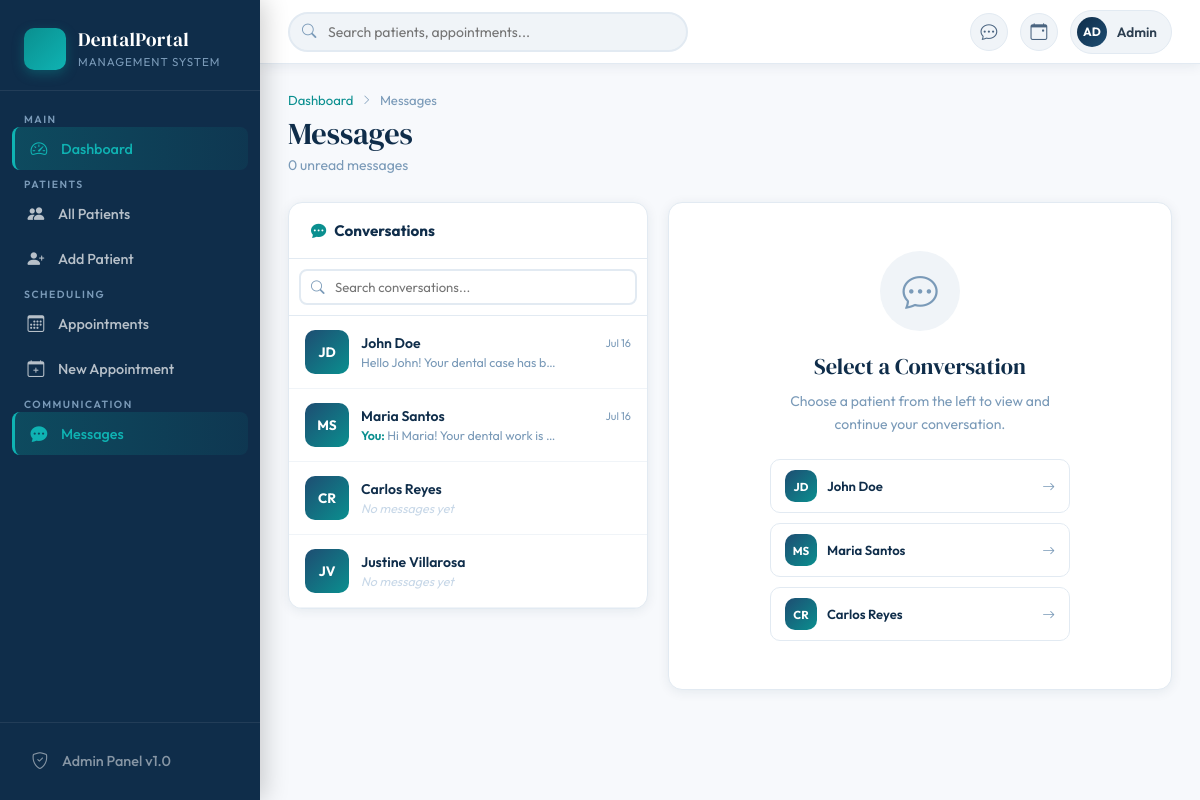
Page /messages/index.php on the committed database.
### tables this page shows
CREATE TABLE IF NOT EXISTS customers (
    id INT AUTO_INCREMENT PRIMARY KEY,
    customer_name VARCHAR(255) NOT NULL,
    phone_number VARCHAR(30) NOT NULL,
    email VARCHAR(255) DEFAULT NULL,
    address TEXT DEFAULT NULL,
    date_created DATETIME DEFAULT CURRENT_TIMESTAMP,
    notes TEXT DEFAULT NULL
);

### messages/index.php (the view, shortened to what this page needs)
<?php
include "../db_conn.php";
$conversations = $conn->query("
    SELECT c.id, c.customer_name, c.phone_number,
           COUNT(m.id) as total_msgs,
           SUM(CASE WHEN m.is_read = 0 AND m.sender = 'customer' THEN 1 ELSE 0 END) as unread,
           MAX(m.date_sent) as last_msg_time,
           (SELECT message FROM messages WHERE customer_id = c.id ORDER BY date_sent DESC LIMIT 1) as last_message,
           (SELECT sender FROM messages WHERE customer_id = c.id ORDER BY date_sent DESC LIMIT 1) as last_sender
    FROM customers c
    LEFT JOIN messages m ON m.customer_id = c.id
    GROUP BY c.id
    ORDER BY last_msg_time DESC, c.customer_name ASC
")->fetchAll();
$total_unread = $conn->query("SELECT COUNT(*) FROM messages WHERE is_read = 0 AND sender = 'customer'")->fetchColumn();
?>
<!DOCTYPE html>
<html lang="en">
<head>
    <link href="https://cdn.jsdelivr.net/npm/bootstrap-icons@1.11.0/font/bootstrap-icons.css" rel="stylesheet">
    <link href="../assets/style.css" rel="stylesheet">
</head>
<body>
<?php include '../partials/sidebar.php'; ?>
<div class="main-wrap">
<?php include '../partials/topbar.php'; ?>
<div class="page-content">
    <div class="breadcrumb-dp">
        <a href="../index.php">Dashboard</a>
        <i class="bi bi-chevron-right"></i>
        <span>Messages</span>
    </div>
    <div class="page-header">
        <div>
            <h1 class="page-title">Messages</h1>
            <p class="page-subtitle">
                <?php echo $total_unread; ?> unread message<?php echo $total_unread !== 1 ? 's' : ''; ?>
            </p>
        </div>
    </div>
    <div style="display:grid;grid-template-columns:360px 1fr;gap:20px;align-items:start;" class="msg-layout">
        <div class="card-dp" style="overflow:hidden;">
            <div class="card-header-dp">
                <h3><i class="bi bi-chat-dots-fill"></i> Conversations</h3>
            </div>
            <div style="padding:10px;border-bottom:1px solid var(--gray-100);">
                <div style="position:relative;">
                    <i class="bi bi-search" style="position:absolute;left:12px;top:50%;transform:translateY(-50%);color:var(--gray-400);font-size:0.85rem;"></i>
                    <input type="text" id="convSearch" placeholder="Search conversations..."
                           style="width:100%;padding:8px 12px 8px 34px;border:2px solid var(--gray-100);border-radius:8px;font-family:'Outfit',sans-serif;font-size:0.82rem;">
                </div>
            </div>
            <div style="max-height:600px;overflow-y:auto;">
                <?php if(count($conversations) > 0): ?>
                    <?php foreach($conversations as $cv):
                        $parts = explode(' ', $cv['customer_name']);
                        $initials = strtoupper(substr($parts[0],0,1)) . (isset($parts[1]) ? strtoupper(substr($parts[1],0,1)) : '');
                        $hasUnread = $cv['unread'] > 0;
                        $lastTime  = $cv['last_msg_time'] ? date('M j', strtotime($cv['last_msg_time'])) : '';
                    ?>
                    <a href="../customers/view.php?id=<?php echo $cv['id']; ?>#messages"
                       class="conv-item <?php echo $hasUnread ? 'conv-unread' : ''; ?>"
                       style="display:flex;align-items:center;gap:12px;padding:14px 16px;text-decoration:none;color:inherit;border-bottom:1px solid var(--gray-50);transition:all 0.2s;
                              <?php echo $hasUnread ? 'background:rgba(10,143,143,0.04);' : ''; ?>">
                        <div style="position:relative;flex-shrink:0;">
                            <div class="patient-avatar" style="width:44px;height:44px;"><?php echo $initials; ?></div>
                        </div>
                        <div style="flex:1;min-width:0;">
                            <div style="display:flex;justify-content:space-between;align-items:center;margin-bottom:3px;">
                                <span style="font-weight:<?php echo $hasUnread ? '700' : '600'; ?>;font-size:0.875rem;color:var(--navy);">
                                    <?php echo htmlspecialchars($cv['customer_name']); ?>
                                </span>
                                <span style="font-size:0.68rem;color:var(--gray-400);"><?php echo $lastTime; ?></span>
                            </div>
                            <?php if($cv['last_message']): ?>
                            <div style="font-size:0.78rem;color:var(--gray-400);white-space:nowrap;overflow:hidden;text-overflow:ellipsis;max-width:200px;">
                                <?php if($cv['last_sender'] === 'admin'): ?>
                                <span style="color:var(--teal);font-weight:600;">You: </span>
                                <?php endif; ?>
                                <?php echo htmlspecialchars(substr($cv['last_message'],0,60)); ?>
                            </div>
                            <?php else: ?>
                            <div style="font-size:0.78rem;color:var(--gray-200);font-style:italic;">No messages yet</div>
                            <?php endif; ?>
                        </div>
                    </a>
                    <?php endforeach; ?>
                <?php endif; ?>
            </div>
        </div>
        <div class="card-dp" style="display:flex;flex-direction:column;min-height:400px;">
            <div style="flex:1;display:flex;flex-direction:column;align-items:center;justify-content:center;padding:48px;text-align:center;color:var(--gray-400);">
                <div style="width:80px;height:80px;background:var(--gray-50);border-radius:50%;display:flex;align-items:center;justify-content:center;margin-bottom:20px;font-size:2.2rem;">
                    <i class="bi bi-chat-dots"></i>
                </div>
                <h3 style="font-family:'DM Serif Display',serif;font-size:1.4rem;font-weight:400;color:var(--navy);margin-bottom:8px;">Select a Conversation</h3>
                <p style="font-size:0.875rem;max-width:280px;line-height:1.6;">
                    Choose a patient from the left to view and continue your conversation.
                </p>
                <div style="margin-top:24px;display:grid;gap:10px;width:100%;max-width:300px;">
                    <?php foreach(array_slice($conversations, 0, 3) as $cv):
                        $parts = explode(' ', $cv['customer_name']);
                        $initials = strtoupper(substr($parts[0],0,1)) . (isset($parts[1]) ? strtoupper(substr($parts[1],0,1)) : '');
                    ?>
                    <a href="../customers/view.php?id=<?php echo $cv['id']; ?>#messages"
                       style="display:flex;align-items:center;gap:10px;padding:10px 14px;border:1px solid var(--gray-100);border-radius:10px;text-decoration:none;color:inherit;transition:all 0.2s;background:white;"
                       onmouseover="this.style.borderColor='var(--teal)'" onmouseout="this.style.borderColor='var(--gray-100)'">
                        <div class="patient-avatar" style="width:32px;height:32px;font-size:0.72rem;"><?php echo $initials; ?></div>
                        <div style="flex:1;text-align:left;">
                            <div style="font-weight:600;font-size:0.82rem;color:var(--navy);"><?php echo htmlspecialchars($cv['customer_name']); ?></div>
                        </div>
                        <i class="bi bi-arrow-right" style="color:var(--gray-400);font-size:0.8rem;"></i>
                    </a>
                    <?php endforeach; ?>
                </div>
            </div>
        </div>
    </div>
</div>
</div>
</body>
</html>

### assets/style.css (style rules this page uses)
:root { --navy: #0f2d4a; --navy-mid: #1a3f5c; --navy-soft: #1e4d72; --teal: #0a8f8f; --teal-soft: #0fb3b3; --gold: #d4a843; --gold-soft: #e8c56a; --white: #ffffff; --off-white: #f7f9fc; --gray-50: #f0f4f8; --gray-100: #e2eaf2; --gray-200: #c8d8e8; --gray-400: #7a9ab8; --gray-600: #4a6480; --gray-800: #2c3e50; --success: #1aaa6e; --warning: #e08b1a; --danger: #d63348; --info: #2a7fcf; --sidebar-w: 260px; --topbar-h: 64px; --radius: 14px; --radius-sm: 8px; --shadow: 0 2px 12px rgba(15,45,74,0.08); --shadow-md: 0 4px 24px rgba(15,45,74,0.14); --shadow-lg: 0 8px 40px rgba(15,45,74,0.2); --transition: all 0.22s cubic-bezier(0.4,0,0.2,1); }
*, *::before, *::after { box-sizing: border-box; margin: 0; padding: 0; }
html { font-size: 16px; scroll-behavior: smooth; }
body { font-family: 'Outfit', sans-serif; background: var(--off-white); color: var(--gray-800); min-height: 100vh; display: flex; overflow-x: hidden; }
.main-wrap { margin-left: var(--sidebar-w); flex: 1; display: flex; flex-direction: column; min-height: 100vh; transition: var(--transition); }
.page-content { flex: 1; padding: 28px; max-width: 1400px; width: 100%; }
.page-header { display: flex; align-items: flex-start; justify-content: space-between; margin-bottom: 28px; gap: 16px; flex-wrap: wrap; }
.page-title { font-family: 'DM Serif Display', serif; font-size: 1.9rem; font-weight: 400; color: var(--navy); line-height: 1.2; }
.page-subtitle { font-size: 0.875rem; color: var(--gray-400); margin-top: 4px; }
.card-dp { background: white; border-radius: var(--radius); box-shadow: var(--shadow); border: 1px solid var(--gray-100); overflow: hidden; }
.card-header-dp { padding: 18px 22px; border-bottom: 1px solid var(--gray-100); display: flex; align-items: center; justify-content: space-between; }
.card-header-dp h3 { font-size: 0.95rem; font-weight: 700; color: var(--navy); display: flex; align-items: center; gap: 8px; }
.card-header-dp h3 i { color: var(--teal); }
.patient-avatar { width: 38px; height: 38px; border-radius: 10px; background: linear-gradient(135deg, var(--navy-soft), var(--teal)); color: white; display: flex; align-items: center; justify-content: center; font-weight: 700; font-size: 0.85rem; flex-shrink: 0; }
.breadcrumb-dp { display: flex; align-items: center; gap: 8px; font-size: 0.82rem; color: var(--gray-400); margin-bottom: 8px; }
.breadcrumb-dp a { color: var(--teal); text-decoration: none; }
.breadcrumb-dp i { font-size: 0.65rem; }

### rows in the picture
customers: customer_name "JD", customer_name "John Doe", lastTime "Jul 16", last_message "Hello John! Your dental case has b…"
customers: customer_name "MS", customer_name "Maria Santos", lastTime "Jul 16", shows "You:", last_message "Hi Maria! Your dental work is…"
customers: customer_name "CR", customer_name "Carlos Reyes", shows "No messages yet"
customers: customer_name "JV", customer_name "Justine Villarosa", shows "No messages yet"

### other values in the picture
$total_unread "0"
